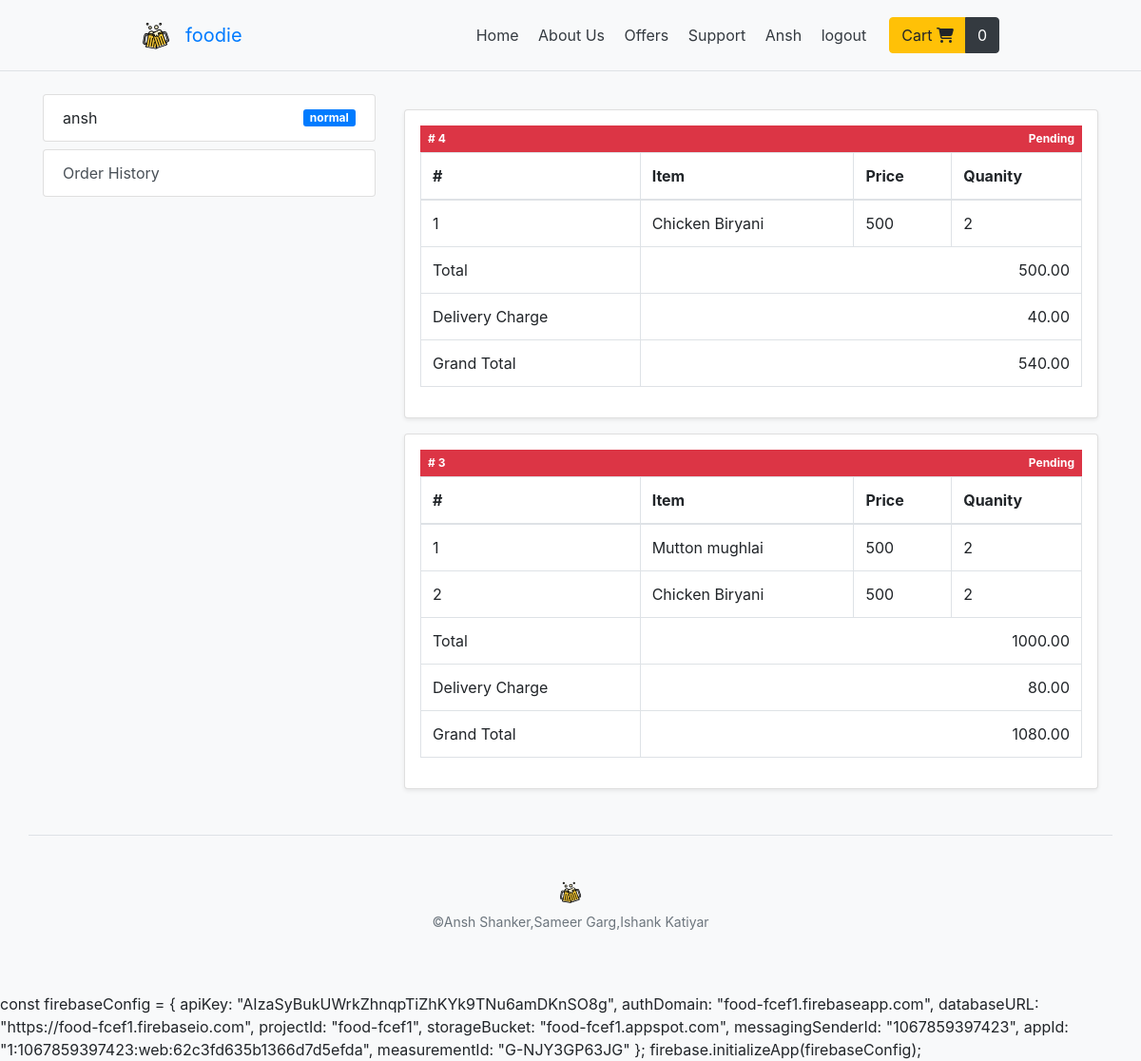
The app's page /order-history (signed in) with its own data.
### app/models.py (models this page shows, shortened)
class Profile(models.Model):
    user = models.OneToOneField(User,on_delete=models.CASCADE)
    role = models.CharField(max_length=200,default="normal")

class OrderedItem(models.Model):
    order = models.ForeignKey(Order,on_delete=models.CASCADE,related_name="order_id")
    item = models.ForeignKey(MenuItem, on_delete=models.CASCADE)
    quantity = models.IntegerField(default=1)
    def __str__(self):
        return str(self.order.id)+ " q: "+ str(self.quantity) + " : " + str(self.id)

class MenuItem(models.Model):
    user = models.ForeignKey(User,on_delete=models.CASCADE)
    name = models.CharField(max_length = 100)
    price = models.IntegerField(default=100)
    image = models.ImageField(upload_to="upload",default='default.svg')
    active = models.BooleanField(default=True)

class Order(models.Model):
    user = models.ForeignKey(User,on_delete=models.CASCADE)
    delivered = models.BooleanField(default=False)
    rider = models.ForeignKey(User,on_delete=models.SET_NULL,related_name="delivery_guy",null=True,default=None)
    total_price = models.DecimalField(default=0.0,max_digits=10,decimal_places=2)
    deliveredOn = models.DateTimeField(blank=True,null=True,default=None)
    offers =  models.DecimalField(default=0.0,max_digits=10,decimal_places=2)

### app/views/normal.py (the view)
# urls.py: path('order-history', views.orderHistory, name='order_history' ),
@login_required
def orderHistory(request):
    data = {'title': 'Previous orders '}
    if request.method == "POST":
        messages.error(request,"cant save. please try again or conact admin")
        return redirect('order_history')
    ordersFromDb = Order.objects.filter(user=request.user).order_by('-id')
    newOrders = []
    for order in ordersFromDb:
        tmp_order = {}
        tmp_order['id'] = order.id
        tmp_order['delivered'] = order.delivered
        tmp_order['rider'] = order.rider
        tmp_order['deliveredOn'] = order.deliveredOn
        tmp_order['total'] = order.total_price
        tmp_order['items'] = OrderedItem.objects.filter(order=order).order_by('-id')
        newOrders.append(tmp_order)
    print(newOrders)
    data['orders'] = newOrders
    return render(request,'partner/owner/order_history.html',processData(request,data))

### app/templatetags/cart_tags.py (called while the page is built)
@register.filter
def calculateCharges(total,output='delivery'):
    if not total:
        return 0.0
    delivery_charge =  Decimal(total) * Decimal(0.08)
    if output=='delivery':
        total = 0
    return round(total + delivery_charge,2)

@register.filter
def calculateTotalQuantity(items):
    total = 0
    for item in items:
        if not item['quantity']:
            item['quantity'] = 1
        total = total + int(item['quantity'])
    return total

### foodie/utils.py (called while the page is built)
def processData(request=None,data=None):
    img = {
        'logo' : 'logo.svg'
    }
    cartItemsFromSession = request.session.get('items', {})
    appliedCoupon = False,
    for item in cartItemsFromSession:
        print(item)
    appData = {'appliedCoupon':appliedCoupon,'companyName':'foodie','errorQuote':randomErrorQuotes(),'img':img,'cartItems':cartItemsFromSession }
    if(data is None):
        data = {}
    appData.update(data)
    return appData

def randomErrorQuotes():
    return random.choice([
        'looks like something went wrong on out end. please check after sometime or contact admin ',
        'something went wrong',
    ])

### templates/partner/owner/order_history.html
{% extends 'user/profile.html' %}
{% load cart_tags %}
{% block dashboardContentParent %}
{% for order in orders %}
  <div class="card mt-3 p-3 shadow-sm">
  {% if order.delivered %}
  <div class="badge badge-success d-flex p-2 no-round">
    <span class="text-left mr-auto"># {{order.id}}</span>
    <span class="text-left ml-auto">Delivered by {{ order.rider | title}}  on {{order.deliveredOn}}</span>
  </div>
  {% else %}
  <div class="badge badge-danger d-flex p-2 no-round">
    <span class="text-left mr-auto"># {{order.id}}</span>
    {% if not order.rider %}
      <span class="text-left ml-auto">
        Pending
      </span>
    {% else %}
      <span class="text-left ml-auto">
        {{ order.rider | title }} is on the way with your food order
      </span>
    {% endif %}
  </div>
  {% endif %}
  <table class="table table-bordered">
    <thead>
      <tr>
        <th scope="col">#</th>
        <th scope="col">Item</th>
        <th scope="col">Price</th>
        <th scope="col">Quanity</th>
      </tr>
    </thead>
    <tbody>
    {% for item in order.items %}
        <tr>
          <td>{{forloop.counter }}</td>
          <td>{{item.item.name }}</td>
          <td>{{item.item.price }}</td>
          <td>{{item.quantity }}</td>
        </tr>
    {% endfor %}
    <tr>
      <td>Total</td>
      <td colspan="3" class="text-right">{{order.total  }}</td>
    </tr>
    <tr>
      <td>Delivery Charge</td>
      <td colspan="3" class="text-right">{{order.total | calculateCharges }}</td>
    </tr>
    <tr>
      <td>Grand Total</td>
      <td colspan="3" class="text-right">{{order.total | calculateCharges:"total" }}</td>
    </tr>
    </tbody>
  </table>
  </div>
{% endfor %}
{% endblock dashboardContentParent %}

### templates/base.html (shortened to what this page needs)
{% load static %}
{% load cart_tags %}
{% load bootstrap4 %}
<!DOCTYPE html>
<html lang="en">
<head>
  <link rel="stylesheet" href="https://stackpath.bootstrapcdn.com/bootstrap/4.5.0/css/bootstrap.min.css">
    {% block head %}
    <link rel="stylesheet" href="{% static 'bower_components/bootstrap/dist/css/bootstrap.min.css' %}">
    <link rel="stylesheet" href="{% static 'bower_components/components-font-awesome/css/all.min.css' %}">
    <link rel="stylesheet" href="{% static 'styles/style.css' %}">
    {% endblock %}
</head>
<body class="bg-light">
    {% block header %}
    <div class="border-bottom">
 <div class="d-flex max-900 flex-column flex-md-row align-items-center pt-3 px-md-4 mb-3 bg-light">
 <a class="navbar-brand" href="{% url 'home' %}">
    <img src="{% static 'images/' %}{{img.logo}}" width="30" height="30" alt="">
  </a>
  <h5 class="my-0 mr-md-auto font-weight-normal"><a href="{% url 'home' %}" >{{ companyName  }}</a></h5>
  <nav class="my-2 my-md-0 mr-md-3">
    {% if user.profile.role == 'normal' %}
    <a class="p-2 text-dark" href="{% url 'home' %}">Home</a>
    <a class="p-2 text-dark" href="{% url 'specials' %}">About Us</a>
    <a class="p-2 text-dark" href="{% url 'offers' %}">Offers</a>
    <a class="p-2 text-dark" href="{% url 'support' %}">Support</a>
  {% endif %}
    {% if user.is_authenticated and user.username  %}
          <a class="p-2 text-dark" href="{% url 'profile' %}">{{user.username | title}}</a>
          <a class="p-2 text-dark" href="{% url 'logout' %}">logout</a>
    {% endif %}
    </nav>
    {% if user.profile.role == 'normal'%}
      <div class="btn-group" role="group">
        <a class="btn btn-warning round" href="{% url 'cart' %}">Cart <i class="fas fa-shopping-cart"></i></a>
        <a class="btn btn-dark round" href="{% url 'cart' %}"> {{ cartItems | calculateTotalQuantity }} </a>
      </div>
    {% endif %}
    </div>
    </div>
    {% endblock %}
    {% block content %}{% endblock %}
    {% block footer %}
        <footer class="container pt-4 my-md-5 pt-md-5 border-top text-center">
    <div class="row">
      <div class="col-12 col-md">
        <img class="mb-2" src="{% static 'images/' %}{{img.logo}}" alt="" width="24" height="24">
        <small class="d-block mb-3 text-muted">©Ansh Shanker,Sameer Garg,Ishank Katiyar</small>
      </div>
    </div>
  </footer>
    {% endblock %}
  </body>
    const firebaseConfig = {
      apiKey: "AIzaSyBukUWrkZhnqpTiZhKYk9TNu6amDKnSO8g",
      authDomain: "food-fcef1.firebaseapp.com",
      databaseURL: "https://food-fcef1.firebaseio.com",
      projectId: "food-fcef1",
      storageBucket: "food-fcef1.appspot.com",
      messagingSenderId: "1067859397423",
      appId: "1:1067859397423:web:62c3fd635b1366d7d5efda",
      measurementId: "G-NJY3GP63JG"
    };
    firebase.initializeApp(firebaseConfig);
</html>

### templates/user/sidebar.html
<div class="list-group mb-2">
  <div class="list-group-item d-flex justify-content-between align-items-center">
   {{user.username}}
   {% if user.profile.role in "rider" or "owner"   %}
     <span class="badge badge-primary badge-pill">{{user.profile.role}}</span>
   {% endif %}
  </div>
</div>
{% if  user.profile.role == 'owner' %}
<div class="list-group">
  <a href="{% url 'restaurant_details'%}" class="list-group-item list-group-item-action">
   Restaurent Details
  </a>
  <a href="{% url 'view_menu'%}" class="list-group-item list-group-item-action">View Menu</a>
  <a href="{% url 'add_menu'%}" class="list-group-item list-group-item-action">Add menu</a>
  <a href="{% url 'revenue'%}" class="list-group-item list-group-item-action">Total revenue</a>
</div>
{% elif user.profile.role == 'rider'%}
<div class="list-group">
  <a href="{% url 'get_order'%}" class="list-group-item list-group-item-action">Get Order</a>
  <a href="{% url 'delivery_history'%}" class="list-group-item list-group-item-action">Order History</a>
</div>
{% else %}
<div class="list-group">
  <a href="{% url 'order_history'%}" class="list-group-item list-group-item-action">Order History</a>
</div>
{% endif  %}

### static/styles/style.css (style rules this page uses)
.no-round { border-radius: 0 !important; }
.badge { border-radius: 3px; }
.max-900 { max-width: 950px !important; margin: auto; }

### records on screen
OrderedItem: item.name "Chicken Biryani", item.price "500", quantity "2"
Order: total "500.00", total|calculateCharges "40.00", total|calculateCharges "540.00"
OrderedItem: item.name "Mutton mughlai", item.price "500", quantity "2"
OrderedItem: item.name "Chicken Biryani", item.price "500", quantity "2"
Order: total "1000.00", total|calculateCharges "80.00", total|calculateCharges "1080.00"

### other values on screen
{{ companyName }} "foodie"
{{ user.username | title }} "Ansh"
{{ cartItems | calculateTotalQuantity }} "0"
{{ user.username }} "ansh"
{{ user.profile.role }} "normal"
{{ order.id }} "4" "3"
